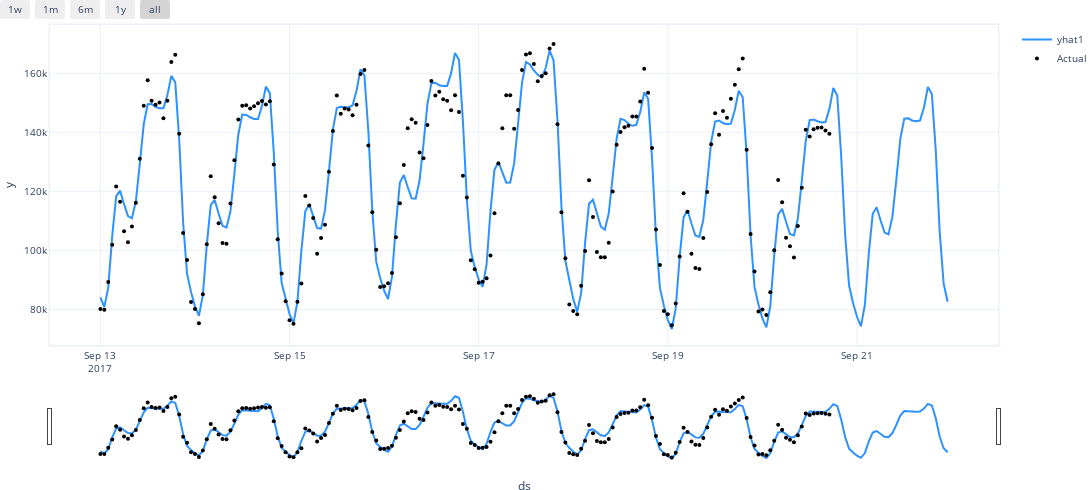

The notebook cell this image was saved under:
### Code cell
#m.set_plotting_backend("plotly-static")
m.plot(forecast, figsize=(16,7))

### Figure 1 — Plotly figure (JSON) as saved in the notebook; plotly's stock layout.template omitted (floating-point values rounded to 4 significant figures; data arrays with more than 128 entries replaced by an {"elided": "..."} marker saying what was removed)
{"data": [{"fill": "none", "line": {"color": "rgba(45, 146, 255, 1.0)", "width": 2}, "mode": "lines", "name": "yhat1", "type": "scatter", "x": {"elided": "216 str values"}, "y": {"elided": "216 float values"}}, {"marker": {"color": "black", "size": 4}, "mode": "markers", "name": "Actual", "type": "scatter", "x": {"elided": "216 str values"}, "y": {"elided": "216 int values"}}], "layout": {"autosize": true, "font": {"size": 10}, "height": 490, "hovermode": "x unified", "margin": {"b": 0, "l": 0, "pad": 0, "r": 10, "t": 10}, "showlegend": true, "title": {"font": {"size": 12}}, "width": 1120, "xaxis": {"linewidth": 1.5, "mirror": true, "rangeselector": {"buttons": [{"count": 7, "label": "1w", "step": "day", "stepmode": "backward"}, {"count": 1, "label": "1m", "step": "month", "stepmode": "backward"}, {"count": 6, "label": "6m", "step": "month", "stepmode": "backward"}, {"count": 1, "label": "1y", "step": "year", "stepmode": "backward"}, {"step": "all"}]}, "rangeslider": {"visible": true}, "showline": true, "title": {"text": "ds"}, "type": "date"}, "yaxis": {"linewidth": 1.5, "mirror": true, "showline": true, "title": {"text": "y"}}}}
